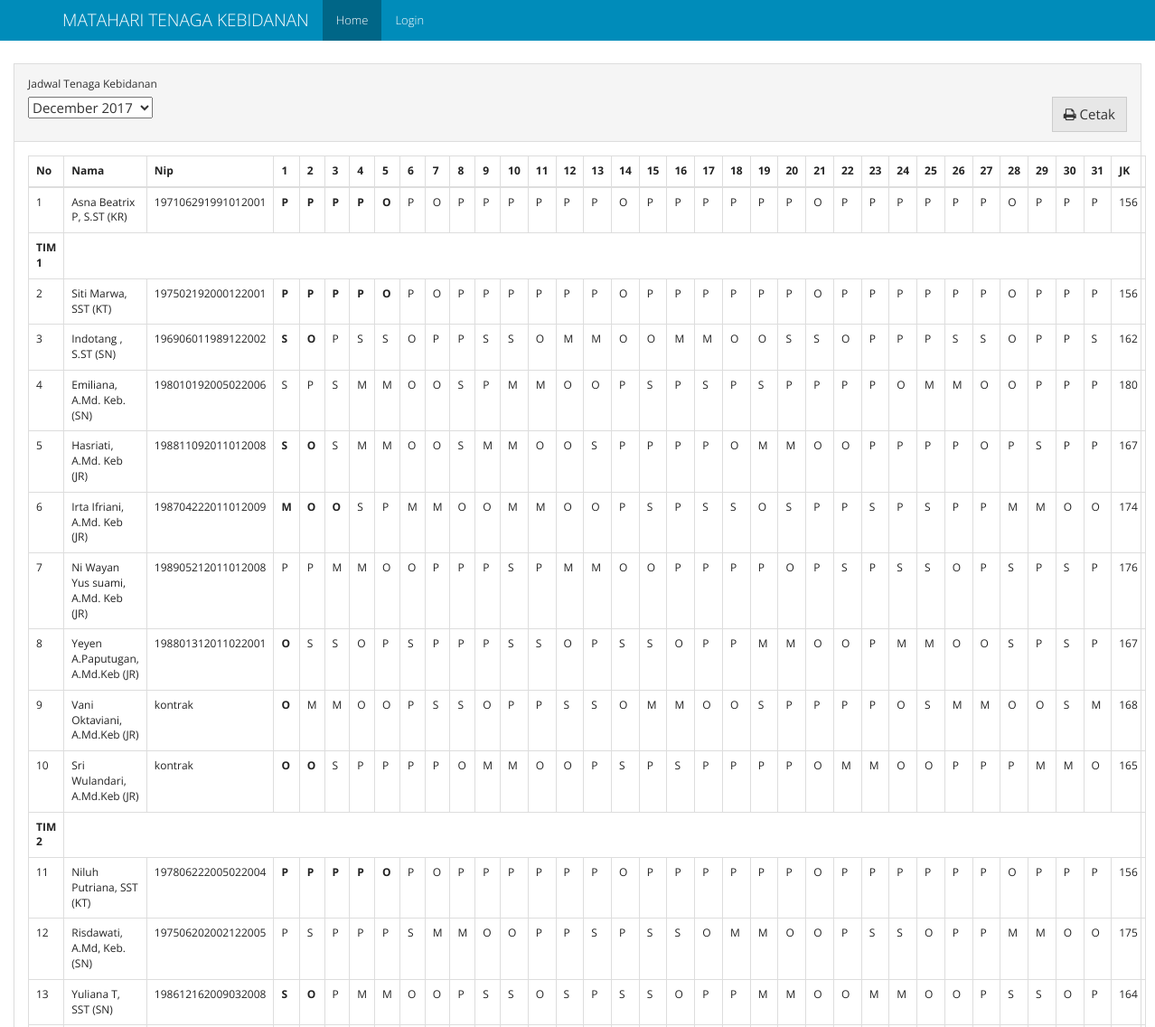
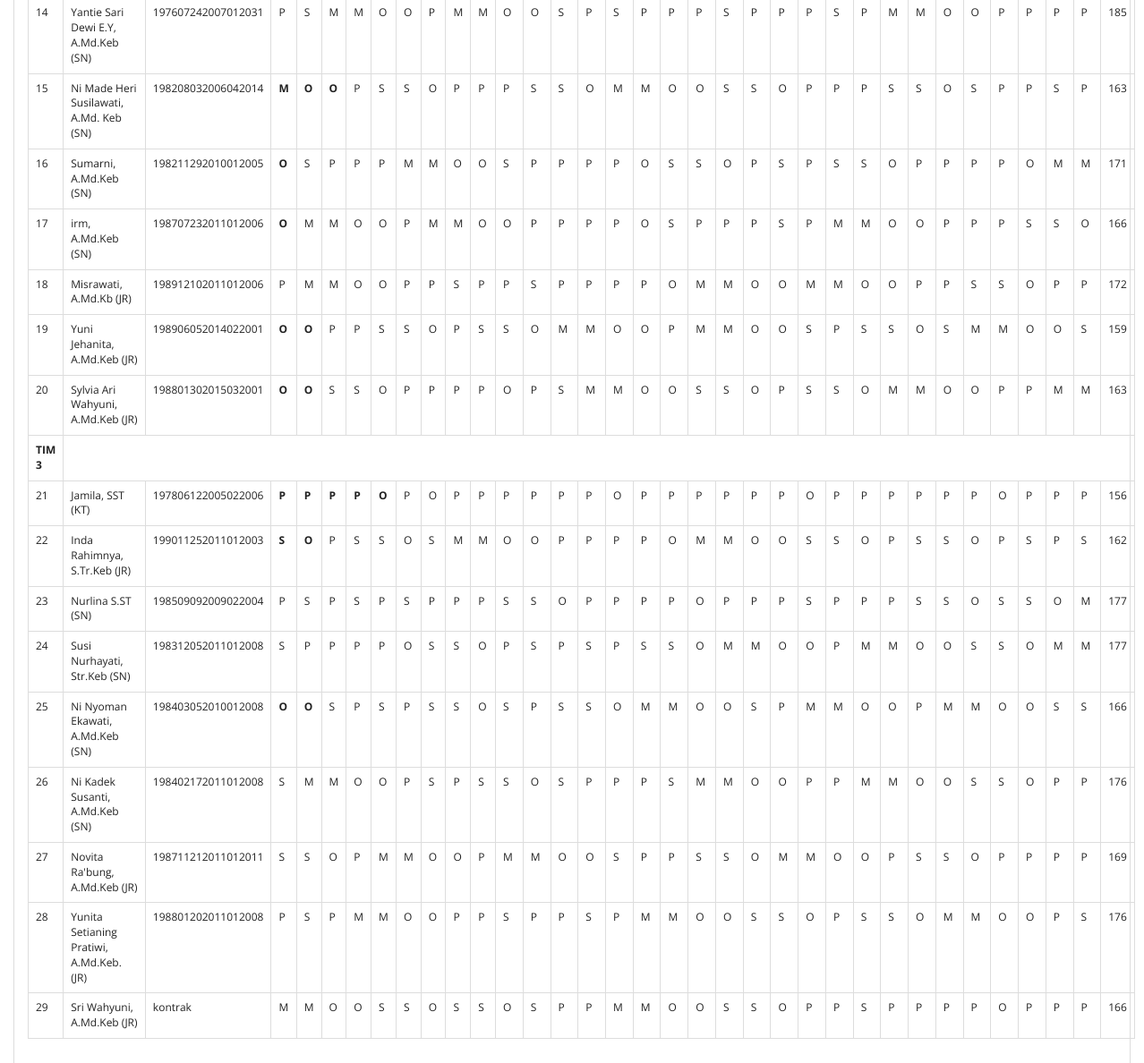
The page / on the database its author committed (2 pictures, top to bottom).
### models.py (models this page shows, shortened)
class Schedules(db.Model):
    id = db.Column(db.Integer, primary_key=True)
    periode_id = db.Column(db.Integer, db.ForeignKey("periode.id"), nullable=False)
    bidan_id = db.Column(db.Integer, db.ForeignKey("bidan.id", ondelete='SET NULL'), nullable=True)
    shift = db.Column(db.Text, default="", nullable=True)
    rest_shift = db.Column(db.Text, default="CLEAR", nullable=True)
    name = db.Column(db.String(50), nullable=True)
    nip = db.Column(db.String(20), nullable=True)
    officer = db.Column(db.String(20), nullable=True)
    tim = db.Column(db.String(10), nullable=True)

### views.py (the view)
@app.route("/", methods=['GET', 'POST'])
def homepage():
    table_query = Schedules.query \
        .join(Periode) \
        .add_columns(Schedules.id.label("schedule_id"), Schedules.officer, Schedules.nip, Schedules.name, Schedules.shift, Schedules.rest_shift, Schedules.tim, Periode.id, Periode.periode)
    table_periode = table_query.order_by(Periode.periode.desc()).group_by(Periode.periode).all()
    list_periode = []
    for periode in table_periode:
        pr = {}
        pr["id"] = periode.periode.strftime("%Y-%m-%d")
        pr["periode"] = periode.periode.strftime("%B %Y")
        list_periode.append(pr)
    if request.method == 'POST':
        periode_periode = request.form["select-periode"]
    else:
        periode_periode = list_periode[0]["id"]
    periode_split = periode_periode.split("-")
    periode_date = datetime.date(int(periode_split[0]), int(periode_split[1]), 1)
    days = calendar.monthrange(periode_date.year, periode_date.month)[1]
    kt = [shift_list(table_query.filter((Schedules.officer == "KT") & (Schedules.tim == "tim1")).filter(Periode.periode == periode_date).all()),
          shift_list(table_query.filter((Schedules.officer == "KT") & (Schedules.tim == "tim2")).filter(Periode.periode == periode_date).all()),
          shift_list(table_query.filter((Schedules.officer == "KT") & (Schedules.tim == "tim3")).filter(Periode.periode == periode_date).all())]
    tim = [shift_list(table_query.filter((Schedules.tim == "tim1") & (Schedules.officer != "KT")).filter(Periode.periode == periode_date).order_by(Schedules.bidan_id.asc()).all()),
           shift_list(table_query.filter((Schedules.tim == "tim2") & (Schedules.officer != "KT")).filter(Periode.periode == periode_date).order_by(Schedules.bidan_id.asc()).all()),
           shift_list(table_query.filter((Schedules.tim == "tim3") & (Schedules.officer != "KT")).filter(Periode.periode == periode_date).order_by(Schedules.bidan_id.asc()).all())]
    periode_schedule = {"kr": shift_list(table_query.filter(Schedules.officer == "KR").filter(Periode.periode == periode_date).all()),
                        "kt": kt, "tim": tim}
    return render_template('home.html', periode=list_periode, table=periode_schedule, periode_value=periode_periode, days=days)

### app.py (called while the page is built)
@app.before_request
def _before_request():
    g.user = current_user

### views.py (called while the page is built)
def shift_list(obj):
    new_obj = []
    for result in obj:
        temp_obj = {}
        temp_obj["id"] = result.id
        temp_obj["name"] = result.name
        temp_obj["officer"] = result.officer
        temp_obj["tim"] = result.tim
        temp_obj["nip"] = result.nip
        shift = ''.join(result.shift.split())
        if shift != "" and shift != "CLEAR":
            temp_obj["shift"] = result.shift.split(",")
        else:
            temp_obj["shift"] = None
        rest_shift = ''.join(result.rest_shift.split())
        if rest_shift != "" and rest_shift != "CLEAR":
            temp_obj["rest_shift"] = result.rest_shift.split(",")
        else:
            temp_obj["rest_shift"] = None
        temp_obj['total_jam_kerja'] = get_hours_total(temp_obj)
        temp_obj["schedule_id"] = result.schedule_id
        new_obj.append(temp_obj)
    return new_obj

### templates/home.html (shortened to what this page needs)
{% extends "base.html" %}
{% from "macro/shift_element.html" import shift_element %}
{% block class_container %}container-fluid{% endblock %}
{% block nav_home %} active {% endblock %}
{%  block content %}
<div class="panel panel-default">
		  <div class="panel-heading">
		  	  <div class="form-group">
		    <label for="select-periode">Jadwal Tenaga Kebidanan</label>
				  <form action="/" id="form-periode" class="form form-inline" method="post">
					  <select  name="select-periode" id="select-periode">
						{% for pr in periode %}
							<option value="{{pr['id']}}">{{pr['periode']}}</option>
						{% endfor %}
					  </select>
                      <button id="cetak-jadwal" class="btn btn-default pull-right"> <i class="fa fa-print" aria-hidden="true"></i>  Cetak</button>
				  </form>
		  </div>
		  </div>
		  <div class="panel-body">
                <table class="table table-bordered table-responsive">
                  <thead>
                    <tr>
                      <th>No</th>
                      <th>Nama</th>
                      <th>Nip</th>
                      {% for i in range(days) %}
                        <th>{{loop.index}}</th>
                      {% endfor %}
                        <th>JK</th>
                    </tr>
                  </thead>
                  <tbody>
                    <tr>
                      <td class="table-number">-</td>
                      {% for table in table['kr'] %}
                          <td>{{ table.name }} ({{table.officer}})</td>
                          <td>{{ table.nip|default('<unknown>', True) }}</td>
                          {{ shift_element(table,days) }}
                        <td>{{ table.total_jam_kerja}}</td>
                      {% endfor %}
                    </tr>
                    {% for i in range(0, (table['kt']) | length) %}
                        <tr>
                          <td><strong>TIM {{ loop.index }}</strong></td>
                        </tr>
                        <tr>
                          <td class="table-number">-</td>
                          {% for table in table['kt'][i] %}
                              <td>{{ table.name }} ({{table.officer}})</td>
                              <td>{{ table.nip|default('<unknown>', True) }}</td>
                              {{ shift_element(table,days) }}
                            <td>{{ table.total_jam_kerja}}</td>
                          {% endfor %}
                        </tr>
                        {% for table in table['tim'][i] %}
                          <tr>
                              <td class="table-number">-</td>
                              <td>{{ table.name }} ({{table.officer}})</td>
                              <td>{{ table.nip|default('<unknown>', True) }}</td>
                              {{ shift_element(table,days) }}
                              <td>{{ table.total_jam_kerja}}</td>
                          </tr>
                        {% endfor %}
                    {% endfor %}
                  </tbody>
                </table>
		  </div>
		</div>
{% endblock %}

### templates/base.html (shortened to what this page needs)
<!DOCTYPE html>
<html lang="en">
<head>
    <link rel="stylesheet" href="{{ url_for('static', filename='css/bootstrap.min.css')}}">
    <link rel="stylesheet" href="{{ url_for('static', filename='css/font-awesome.css')}}">
</head>
<body>
<nav class="navbar navbar-inverse navbar-fixed-top">
    <div class="container">
        <div class="navbar-header">
            <a class="navbar-brand" href="#">{% block branding %}MATAHARI TENAGA KEBIDANAN{% endblock %}</a>
        </div>
        <div id="navbar" class="collapse navbar-collapse">
            <ul class="nav navbar-nav">
                <li class="{% block nav_home %}{% endblock %}"><a href="{{ url_for('homepage') }}">Home</a></li>
                {% if g.user.is_authenticated %}
                    <li class="{% block nav_penjadwalan %}{% endblock %}"><a href="{{ url_for('penjadwalan') }}">Penjadwalan</a></li>
                    <li class="{% block nav_setting %}{% endblock %}"><a href="{{ url_for('setting') }}">Pengaturan Proses</a></li>
                    <li class=""><a href="/admin/">Admin</a></li>
                    <li><a href="{{ url_for('logout') }}">Logout</a></li>
                {% else %}
                    <li class="{% block nav_login %}{% endblock %}"><a href="{{ url_for('login') }}">Login</a></li>
                {% endif %}
            </ul>
        </div>
    </div>
</nav>
<div class="{% block class_container %}container{% endblock %}" style="margin-top: 70px;">
    {% block content %}
    {% endblock %}
</div>
</body>
</html>

### templates/macro/shift_element.html
{% macro shift_element(table,days) %}
  {% if table.rest_shift %}
    {% for i in range(days) %}
        {% if table.rest_shift[i] != '-' %}
            <td><strong>{{ table.rest_shift[i] }}</strong></td>
        {% else %}
            {% if table.shift %}
                <td>{{ table.shift[i] }}</td>
            {% else %}
                <td><strong>-</strong></td>
            {% endif %}
        {% endif %}
    {% endfor %}
  {% elif table.shift %}
    {% for i in range(days) %}
        <td>{{ table.shift[i] }}</td>
    {% endfor %}
  {% else %}
    {% for i in range(days) %}
        <td>-</td>
    {% endfor %}
  {% endif %}
{% endmacro %}

### rows shown on the page
Schedules: name "Asna Beatrix P, S.ST", officer "KR", nip "197106291991012001", rest_shift "P" "P" "P" "P" "O", shift "P" "O" "P" "P" "P" "P" "P" "P" "O" "P" "P" "P" "P" "P" "P" "O" "P" "P" "P" "P" "P" "P" "O" "P" "P" "P", total_jam_kerja "156"
Schedules: name "Siti Marwa, SST", officer "KT", nip "197502192000122001", rest_shift "P" "P" "P" "P" "O", shift "P" "O" "P" "P" "P" "P" "P" "P" "O" "P" "P" "P" "P" "P" "P" "O" "P" "P" "P" "P" "P" "P" "O" "P" "P" "P", total_jam_kerja "156"
Schedules: name "Indotang , S.ST", officer "SN", nip "196906011989122002", rest_shift "S" "O", shift "P" "S" "S" "O" "P" "P" "S" "S" "O" "M" "M" "O" "O" "M" "M" "O" "O" "S" "S" "O" "P" "P" "P" "S" "S" "O" "P" "P" "S", total_jam_kerja "162"
Schedules: name "Emiliana, A.Md. Keb.", officer "SN", nip "198010192005022006", shift "S" "P" "S" "M" "M" "O" "O" "S" "P" "M" "M" "O" "O" "P" "S" "P" "S" "P" "S" "P" "P" "P" "P" "O" "M" "M" "O" "O" "P" "P" "P", total_jam_kerja "180"
Schedules: name "Hasriati, A.Md. Keb", officer "JR", nip "198811092011012008", rest_shift "S" "O", shift "S" "M" "M" "O" "O" "S" "M" "M" "O" "O" "S" "P" "P" "P" "P" "O" "M" "M" "O" "O" "P" "P" "P" "P" "O" "P" "S" "P" "P", total_jam_kerja "167"
Schedules: name "Irta Ifriani, A.Md. Keb", officer "JR", nip "198704222011012009", rest_shift "M" "O" "O", shift "S" "P" "M" "M" "O" "O" "M" "M" "O" "O" "P" "S" "P" "S" "S" "O" "S" "P" "P" "S" "P" "S" "P" "P" "M" "M" "O" "O", total_jam_kerja "174"
Schedules: name "Ni Wayan Yus suami, A.Md. Keb", officer "JR", nip "198905212011012008", shift "P" "P" "M" "M" "O" "O" "P" "P" "P" "S" "P" "M" "M" "O" "O" "P" "P" "P" "P" "O" "P" "S" "P" "S" "S" "O" "P" "S" "P" "S" "P", total_jam_kerja "176"
Schedules: name "Yeyen A.Paputugan, A.Md.Keb", officer "JR", nip "198801312011022001", rest_shift "O", shift "S" "S" "O" "P" "S" "P" "P" "P" "S" "S" "O" "P" "S" "S" "O" "P" "P" "M" "M" "O" "O" "P" "M" "M" "O" "O" "S" "P" "S" "P", total_jam_kerja "167"
Schedules: name "Vani Oktaviani, A.Md.Keb", officer "JR", nip "kontrak", rest_shift "O", shift "M" "M" "O" "O" "P" "S" "S" "O" "P" "P" "S" "S" "O" "M" "M" "O" "O" "S" "P" "P" "P" "P" "O" "S" "M" "M" "O" "O" "S" "M", total_jam_kerja "168"
Schedules: name "Sri Wulandari, A.Md.Keb", officer "JR", nip "kontrak", rest_shift "O" "O", shift "S" "P" "P" "P" "P" "O" "M" "M" "O" "O" "P" "S" "P" "S" "P" "P" "P" "P" "O" "M" "M" "O" "O" "P" "P" "P" "M" "M" "O", total_jam_kerja "165"
Schedules: name "Niluh Putriana, SST", officer "KT", nip "197806222005022004", rest_shift "P" "P" "P" "P" "O", shift "P" "O" "P" "P" "P" "P" "P" "P" "O" "P" "P" "P" "P" "P" "P" "O" "P" "P" "P" "P" "P" "P" "O" "P" "P" "P", total_jam_kerja "156"
Schedules: name "Risdawati, A.Md, Keb.", officer "SN", nip "197506202002122005", shift "P" "S" "P" "P" "P" "S" "M" "M" "O" "O" "P" "P" "S" "P" "S" "S" "O" "M" "M" "O" "O" "P" "S" "S" "O" "P" "P" "M" "M" "O" "O", total_jam_kerja "175"
Schedules: name "Yuliana T, SST", officer "SN", nip "198612162009032008", rest_shift "S" "O", shift "P" "M" "M" "O" "O" "P" "S" "S" "O" "S" "P" "S" "S" "O" "P" "P" "M" "M" "O" "O" "M" "M" "O" "O" "P" "S" "S" "O" "P", total_jam_kerja "164"
Schedules: name "Yantie Sari Dewi E.Y, A.Md.Keb", officer "SN", nip "197607242007012031", shift "P" "S" "M" "M" "O" "O" "P" "M" "M" "O" "O" "S" "P" "S" "P" "P" "P" "S" "P" "P" "P" "S" "P" "M" "M" "O" "O" "P" "P" "P" "P", total_jam_kerja "185"
Schedules: name "Ni Made Heri Susilawati, A.Md. Keb", officer "SN", nip "198208032006042014", rest_shift "M" "O" "O", shift "P" "S" "S" "O" "P" "P" "P" "S" "S" "O" "M" "M" "O" "O" "S" "S" "O" "P" "P" "P" "S" "S" "O" "S" "P" "P" "S" "P", total_jam_kerja "163"
Schedules: name "Sumarni, A.Md.Keb", officer "SN", nip "198211292010012005", rest_shift "O", shift "S" "P" "P" "P" "M" "M" "O" "O" "S" "P" "P" "P" "P" "O" "S" "S" "O" "P" "S" "P" "S" "S" "O" "P" "P" "P" "P" "O" "M" "M", total_jam_kerja "171"
Schedules: name "irm, A.Md.Keb", officer "SN", nip "198707232011012006", rest_shift "O", shift "M" "M" "O" "O" "P" "M" "M" "O" "O" "P" "P" "P" "P" "O" "S" "P" "P" "P" "S" "P" "M" "M" "O" "O" "P" "P" "P" "S" "S" "O", total_jam_kerja "166"
Schedules: name "Misrawati, A.Md.Kb", officer "JR", nip "198912102011012006", shift "P" "M" "M" "O" "O" "P" "P" "S" "P" "P" "S" "P" "P" "P" "P" "O" "M" "M" "O" "O" "M" "M" "O" "O" "P" "P" "S" "S" "O" "P" "P", total_jam_kerja "172"
Schedules: name "Yuni Jehanita, A.Md.Keb", officer "JR", nip "198906052014022001", rest_shift "O" "O", shift "P" "P" "S" "S" "O" "P" "S" "S" "O" "M" "M" "O" "O" "P" "M" "M" "O" "O" "S" "P" "S" "S" "O" "S" "M" "M" "O" "O" "S", total_jam_kerja "159"
Schedules: name "Sylvia Ari Wahyuni, A.Md.Keb", officer "JR", nip "198801302015032001", rest_shift "O" "O", shift "S" "S" "O" "P" "P" "P" "P" "O" "P" "S" "M" "M" "O" "O" "S" "S" "O" "P" "S" "S" "O" "M" "M" "O" "O" "P" "P" "M" "M", total_jam_kerja "163"
Schedules: name "Jamila, SST", officer "KT", nip "197806122005022006", rest_shift "P" "P" "P" "P" "O", shift "P" "O" "P" "P" "P" "P" "P" "P" "O" "P" "P" "P" "P" "P" "P" "O" "P" "P" "P" "P" "P" "P" "O" "P" "P" "P", total_jam_kerja "156"
Schedules: name "Inda Rahimnya, S.Tr.Keb", officer "JR", nip "199011252011012003", rest_shift "S" "O", shift "P" "S" "S" "O" "S" "M" "M" "O" "O" "P" "P" "P" "P" "O" "M" "M" "O" "O" "S" "S" "O" "P" "S" "S" "O" "P" "S" "P" "S", total_jam_kerja "162"
Schedules: name "Nurlina S.ST", officer "SN", nip "198509092009022004", shift "P" "S" "P" "S" "P" "S" "P" "P" "P" "S" "S" "O" "P" "P" "P" "P" "O" "P" "P" "P" "S" "P" "P" "P" "S" "S" "O" "S" "S" "O" "M", total_jam_kerja "177"
Schedules: name "Susi Nurhayati, Str.Keb", officer "SN", nip "198312052011012008", shift "S" "P" "P" "P" "P" "O" "S" "S" "O" "P" "S" "P" "S" "P" "S" "S" "O" "M" "M" "O" "O" "P" "M" "M" "O" "O" "S" "S" "O" "M" "M", total_jam_kerja "177"
Schedules: name "Ni Nyoman Ekawati, A.Md.Keb", officer "SN", nip "198403052010012008", rest_shift "O" "O", shift "S" "P" "S" "P" "S" "S" "O" "S" "P" "S" "S" "O" "M" "M" "O" "O" "S" "P" "M" "M" "O" "O" "P" "M" "M" "O" "O" "S" "S", total_jam_kerja "166"
Schedules: name "Ni Kadek Susanti, A.Md.Keb", officer "SN", nip "198402172011012008", shift "S" "M" "M" "O" "O" "P" "S" "P" "S" "S" "O" "S" "P" "P" "P" "S" "M" "M" "O" "O" "P" "P" "M" "M" "O" "O" "S" "S" "O" "P" "P", total_jam_kerja "176"
Schedules: name "Novita Ra'bung, A.Md.Keb", officer "JR", nip "198711212011012011", shift "S" "S" "O" "P" "M" "M" "O" "O" "P" "M" "M" "O" "O" "S" "P" "P" "S" "S" "O" "M" "M" "O" "O" "P" "S" "S" "O" "P" "P" "P" "P", total_jam_kerja "169"
Schedules: name "Yunita Setianing Pratiwi, A.Md.Keb.", officer "JR", nip "198801202011012008", shift "P" "S" "P" "M" "M" "O" "O" "P" "P" "S" "P" "P" "S" "P" "M" "M" "O" "O" "S" "S" "O" "P" "S" "S" "O" "M" "M" "O" "O" "P" "S", total_jam_kerja "176"
Schedules: name "Sri Wahyuni, A.Md.Keb", officer "JR", nip "kontrak", shift "M" "M" "O" "O" "S" "S" "O" "S" "S" "O" "S" "P" "P" "M" "M" "O" "O" "S" "S" "O" "P" "P" "S" "P" "P" "P" "P" "O" "P" "P" "P", total_jam_kerja "166"

### other values the page prints
form field select-periode "December 2017"
